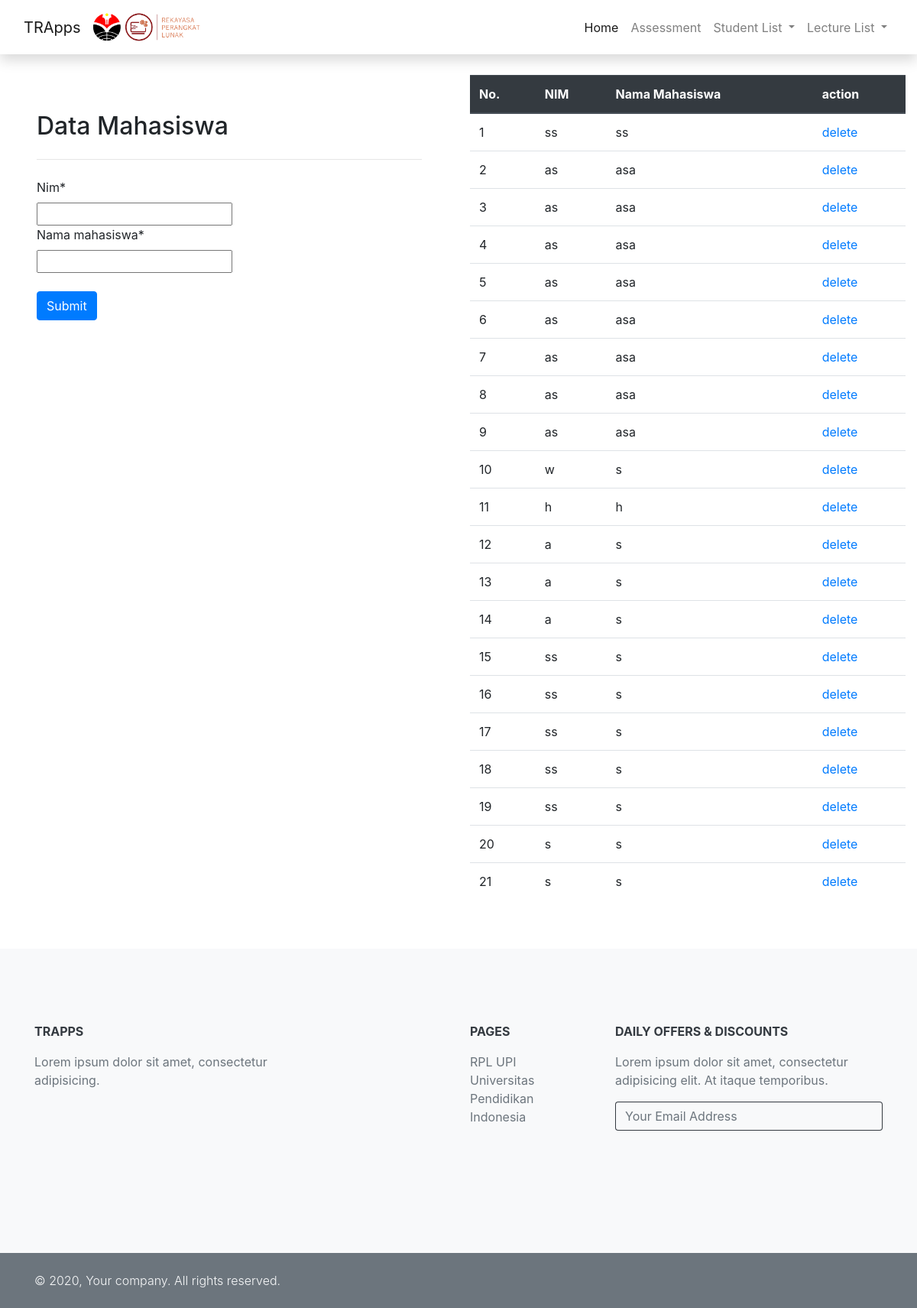
/studentlist/, run on an earlier commit of the app's database.
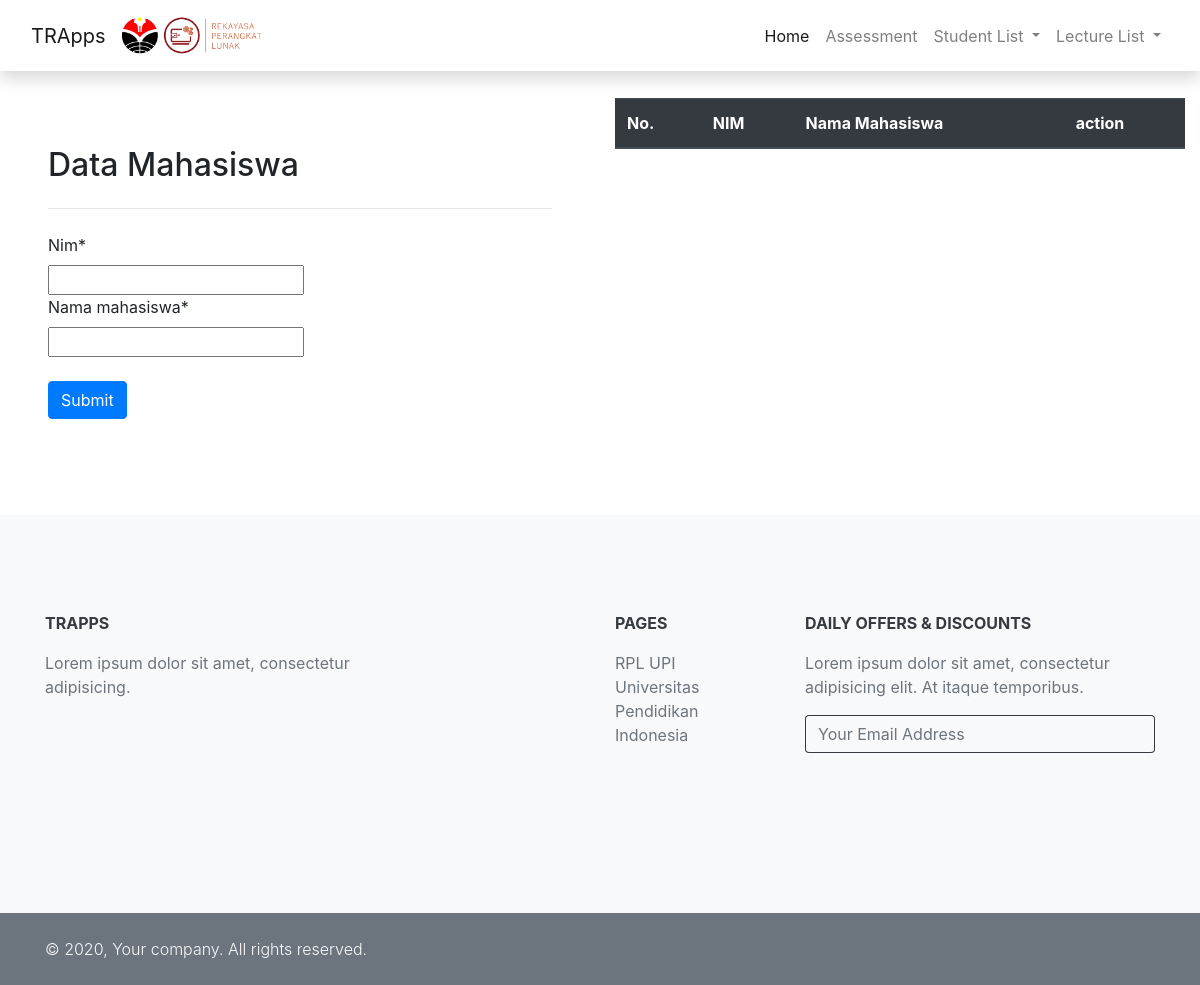
And on a later commit of the database.
### TRApps/model/tabelMahasiswa.py (models this page shows, shortened)
class Mahasiswa (models.Model):
    nim = models.CharField(max_length=12)
    nama_mahasiswa = models.CharField(max_length=45)

### TRApps/views.py (the view)
# urls.py: path('studentlist/', createMahasiswa, name = 'studentform'),
def createMahasiswa(request):
	context={}
	form = mahasiswaForm(request.POST or None)
	if form.is_valid():
		form.save()
	context['form'] = form
	context['dataset'] = Mahasiswa.objects.all()
	return render(request, "addStudent.html", context)

### TRApps/forms/addStudentForm.py
class mahasiswaForm(forms.ModelForm):
    helper = FormHelper()
    helper.form_tag = False
    helper.disable_csrf = True
    class Meta:
        model = Mahasiswa
        fields = [
            "nim",
            "nama_mahasiswa",
        ]

### TRApps/Templates/addStudent.html (shortened to what this page needs)
{% extends "layout.html" %}
{% block content %}
{% load crispy_forms_tags %}
<section class="">
    <div class="container-fluid my-5">
        <div class="row">
            <div class="p-xl-5 col-lg-6">
                <h2 class="hero-heading mb-4">Data Mahasiswa</h2>
                <hr class="my-4"/>
                <form method="POST" enctype="multipart/form-data">
                    <div class="mb-4">
                        {% crispy form %}
                    </div>
                    <input class="btn btn-primary" type="submit" value="Submit">
                </form>
            </div>
            <div class="col-lg-6">
                <table class="table">
                    <thead class="thead-dark">
                    <tr>
                        <th>No.</th>
                        <th>NIM</th>
                        <th>Nama Mahasiswa</th>
                        <th>action</th>
                    </tr>
                    </thead>
                    {% for data in dataset %}
                    <tr>
                        <td>{{ data.id }}</td>
                        <td>{{ data.nim }}</td>
                        <td>{{ data.nama_mahasiswa }}</td>
                        <td><a href="{% url 'student.delete' id=data.id %}">delete</a></td>
                    </tr>
                    {% endfor %}
                </table>
            </div>
        </div>
    </div>
</section>
{% endblock %}

### TRApps/Templates/layout.html (shortened to what this page needs)
<!DOCTYPE html>
<html>
  <head>
    {% load static %}
    <link rel="stylesheet" href="{% static 'css/bootstrap.min.css' %}">
    <link rel="stylesheet" href="{% static 'css/custom.css' %}">
  </head>
  <body>
    <div>
      <div style="padding-top:50px;">
        <header>
          <nav class="shadow navbar navbar-expand-lg navbar-light bg-white fixed-top">
            <div class="container-fluid">
              <div class="d-flex align-items-center">
                <a class="py-1 navbar-brand" href="/">TRApps</a>
                <img src="\media\images\logorpl.png" alt="upi" width="150" height="55" >
              </div>
              {% include "partial/menu.html" %}
            </div>
          </nav>
        </header>
        <main>
          {% block content %}
          {% endblock %}
        </main>
        <footer class="position-relative z-index-10 d-print-none">
           {% include "partial/footer.html" %}
        </footer>
      </div>
    </div>
  </body>
</html>

### TRApps/Templates/partial/menu.html (shortened to what this page needs)
<div class="collapse navbar-collapse" id="navbarSupportedContent">
    <ul class="navbar-nav ml-auto">
      <li class="nav-item active">
        <a class="nav-link" href="/">Home <span class="sr-only">(current)</span></a>
      </li>
      <li class="nav-item">
        <a class="nav-link" href="/testlist/">Assessment</a>
      </li>
        <li class="nav-item dropdown">
        <a class="nav-link dropdown-toggle" href="#" id="navbarDropdown1" role="button" data-toggle="dropdown" aria-haspopup="true" aria-expanded="false">
          Student List
        </a>
      </li>
      <li class="nav-item dropdown">
        <a class="nav-link dropdown-toggle" href="#" id="navbarDropdown" role="button" data-toggle="dropdown" aria-haspopup="true" aria-expanded="false">
          Lecture List
        </a>
      </li>
    </ul>
</div>

### TRApps/Templates/partial/footer.html (shortened to what this page needs)
<div class="py-6 bg-light text-muted">
  <div class="container">
     <div class="row">
        <div class="mb-5 mb-lg-0 col-lg-4">
           <div class="font-weight-bold text-uppercase text-dark mb-3">TRApps</div>
           <p class="">Lorem ipsum dolor sit amet, consectetur adipisicing.</p>
        </div>
        <div class="mb-5 mb-lg-0 col-md-6 col-lg-2">
        </div>
        <div class="mb-5 mb-lg-0 col-md-6 col-lg-2">
           <div class="font-weight-bold text-uppercase text-dark mb-3">Pages</div>
           <ul class="list-unstyled">
              <li><a class="text-muted" href="http://rpl.kd-cibiru.upi.edu">RPL UPI</a></li>
              <li><a class="text-muted" href="http://www.upi.edu">Universitas Pendidikan Indonesia</a></li>
           </ul>
        </div>
        <div class="mb-5 mb-lg-0 col-lg-4">
           <div class="font-weight-bold text-uppercase text-dark mb-3">Daily Offers &amp; Discounts</div>
           <p class="mb-3">Lorem ipsum dolor sit amet, consectetur adipisicing elit. At itaque temporibus.</p>
           <form id="newsletter-form" class="">
              <div class="input-group mb-3">
                 <input type="email" placeholder="Your Email Address" aria-label="Your Email Address" class="bg-transparent border-dark border-right-0 form-control">
                 <div class="input-group-append"><button class="btn-outline-dark border-left-0 btn btn-deoco"></button></div>
              </div>
           </form>
        </div>
     </div>
  </div>
</div>
<div class="py-4 font-weight-light bg-secondary text-light">
  <div class="container">
     <div class="align-items-center row">
        <div class="text-center text-md-left col-md-6">
           <p class="text-sm mb-md-0">© 2020, Your company.  All rights reserved.</p>
        </div>
     </div>
  </div>
</div>

### TRApps/static/css/custom.css (style rules this page uses)
.mb-4, .my-4 { margin-bottom: 1.5rem!important; }
.mt-4, .my-4 { margin-top: 1.5rem!important; }
.mt-5, .my-5 { margin-top: 3rem!important; }
.mb-5, .my-5 { margin-bottom: 3rem!important; }
.p-xl-5 { padding: 3rem!important; }
.py-6 { padding-top: 6rem!important; padding-bottom: 6rem!important; }
.font-weight-bold { font-weight: 700!important; }

What changed in the data, as far as the page shows it:
removed Mahasiswa: id "1", nim "ss", nama_mahasiswa "ss"
removed Mahasiswa: id "2", nim "as", nama_mahasiswa "asa"
removed Mahasiswa: id "3", nim "as", nama_mahasiswa "asa"
removed Mahasiswa: id "4", nim "as", nama_mahasiswa "asa"
removed Mahasiswa: id "5", nim "as", nama_mahasiswa "asa"
removed Mahasiswa: id "6", nim "as", nama_mahasiswa "asa"
removed Mahasiswa: id "7", nim "as", nama_mahasiswa "asa"
removed Mahasiswa: id "8", nim "as", nama_mahasiswa "asa"
removed Mahasiswa: id "9", nim "as", nama_mahasiswa "asa"
removed Mahasiswa: id "10", nim "w", nama_mahasiswa "s"
removed Mahasiswa: id "11", nim "h", nama_mahasiswa "h"
removed Mahasiswa: id "12", nim "a", nama_mahasiswa "s"
removed Mahasiswa: id "13", nim "a", nama_mahasiswa "s"
removed Mahasiswa: id "14", nim "a", nama_mahasiswa "s"
removed Mahasiswa: id "15", nim "ss", nama_mahasiswa "s"
removed Mahasiswa: id "16", nim "ss", nama_mahasiswa "s"
removed Mahasiswa: id "17", nim "ss", nama_mahasiswa "s"
removed Mahasiswa: id "18", nim "ss", nama_mahasiswa "s"
removed Mahasiswa: id "19", nim "ss", nama_mahasiswa "s"
removed Mahasiswa: id "20", nim "s", nama_mahasiswa "s"
removed Mahasiswa: id "21", nim "s", nama_mahasiswa "s"
